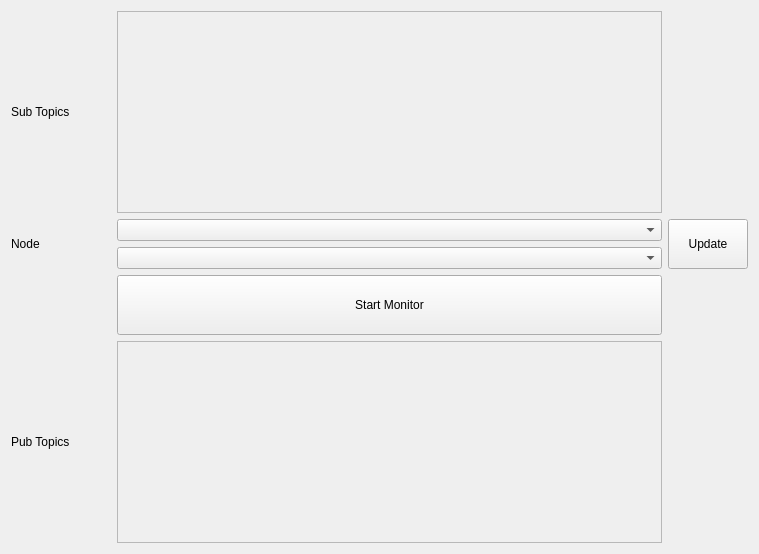
<?xml version="1.0" encoding="UTF-8"?>
<ui version="4.0">
 <class>widget</class>
 <widget class="QWidget" name="widget">
  <property name="geometry">
   <rect>
    <x>0</x>
    <y>0</y>
    <width>759</width>
    <height>554</height>
   </rect>
  </property>
  <property name="acceptDrops">
   <bool>true</bool>
  </property>
  <property name="windowTitle">
   <string>Node Monitor</string>
  </property>
  <layout class="QGridLayout" name="gridLayout">
   <item row="7" column="0">
    <widget class="QLabel" name="label_3">
     <property name="sizePolicy">
      <sizepolicy hsizetype="Fixed" vsizetype="Preferred">
       <horstretch>0</horstretch>
       <verstretch>0</verstretch>
      </sizepolicy>
     </property>
     <property name="minimumSize">
      <size>
       <width>100</width>
       <height>0</height>
      </size>
     </property>
     <property name="text">
      <string>Pub Topics</string>
     </property>
    </widget>
   </item>
   <item row="3" column="1">
    <widget class="QPushButton" name="pb_monitor">
     <property name="sizePolicy">
      <sizepolicy hsizetype="Preferred" vsizetype="Fixed">
       <horstretch>0</horstretch>
       <verstretch>0</verstretch>
      </sizepolicy>
     </property>
     <property name="minimumSize">
      <size>
       <width>0</width>
       <height>60</height>
      </size>
     </property>
     <property name="text">
      <string>Start Monitor</string>
     </property>
    </widget>
   </item>
   <item row="0" column="0">
    <widget class="QLabel" name="label_2">
     <property name="sizePolicy">
      <sizepolicy hsizetype="Fixed" vsizetype="Preferred">
       <horstretch>0</horstretch>
       <verstretch>0</verstretch>
      </sizepolicy>
     </property>
     <property name="minimumSize">
      <size>
       <width>100</width>
       <height>0</height>
      </size>
     </property>
     <property name="text">
      <string>Sub Topics</string>
     </property>
    </widget>
   </item>
   <item row="2" column="1">
    <widget class="QComboBox" name="cb_node">
     <property name="placeholderText">
      <string>node name</string>
     </property>
    </widget>
   </item>
   <item row="1" column="0" rowspan="2">
    <widget class="QLabel" name="label_10">
     <property name="sizePolicy">
      <sizepolicy hsizetype="Fixed" vsizetype="Preferred">
       <horstretch>0</horstretch>
       <verstretch>0</verstretch>
      </sizepolicy>
     </property>
     <property name="minimumSize">
      <size>
       <width>100</width>
       <height>0</height>
      </size>
     </property>
     <property name="maximumSize">
      <size>
       <width>100</width>
       <height>16777215</height>
      </size>
     </property>
     <property name="text">
      <string>Node</string>
     </property>
    </widget>
   </item>
   <item row="1" column="1">
    <widget class="QComboBox" name="cb_ns">
     <property name="placeholderText">
      <string>grep namespace</string>
     </property>
    </widget>
   </item>
   <item row="1" column="3" rowspan="2">
    <widget class="QPushButton" name="pb_update">
     <property name="sizePolicy">
      <sizepolicy hsizetype="Fixed" vsizetype="Fixed">
       <horstretch>0</horstretch>
       <verstretch>0</verstretch>
      </sizepolicy>
     </property>
     <property name="minimumSize">
      <size>
       <width>80</width>
       <height>50</height>
      </size>
     </property>
     <property name="maximumSize">
      <size>
       <width>80</width>
       <height>16777215</height>
      </size>
     </property>
     <property name="text">
      <string>Update</string>
     </property>
    </widget>
   </item>
   <item row="7" column="1">
    <widget class="QScrollArea" name="scrollArea">
     <property name="sizePolicy">
      <sizepolicy hsizetype="Preferred" vsizetype="Preferred">
       <horstretch>0</horstretch>
       <verstretch>0</verstretch>
      </sizepolicy>
     </property>
     <property name="widgetResizable">
      <bool>true</bool>
     </property>
     <widget class="QWidget" name="scrollAreaWidgetContents">
      <property name="geometry">
       <rect>
        <x>0</x>
        <y>0</y>
        <width>547</width>
        <height>199</height>
       </rect>
      </property>
      <layout class="QVBoxLayout" name="verticalLayout_2">
       <item>
        <layout class="QVBoxLayout" name="bl_pubs"/>
       </item>
      </layout>
     </widget>
    </widget>
   </item>
   <item row="0" column="1">
    <widget class="QScrollArea" name="scrollArea_2">
     <property name="sizePolicy">
      <sizepolicy hsizetype="Preferred" vsizetype="Preferred">
       <horstretch>0</horstretch>
       <verstretch>0</verstretch>
      </sizepolicy>
     </property>
     <property name="widgetResizable">
      <bool>true</bool>
     </property>
     <widget class="QWidget" name="scrollAreaWidgetContents_2">
      <property name="geometry">
       <rect>
        <x>0</x>
        <y>0</y>
        <width>547</width>
        <height>199</height>
       </rect>
      </property>
      <layout class="QVBoxLayout" name="verticalLayout">
       <item>
        <layout class="QVBoxLayout" name="bl_subs"/>
       </item>
      </layout>
     </widget>
    </widget>
   </item>
  </layout>
 </widget>
 <resources/>
 <connections/>
</ui>
